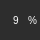
    <widget class="QFrame" name="frame_12">
     <property name="geometry">
      <rect>
       <x>1690</x>
       <y>810</y>
       <width>40</width>
       <height>40</height>
      </rect>
     </property>
     <property name="styleSheet">
      <string notr="true">QFrame{
background-color: rgb(45, 45, 45);
border-radius:20px;
}</string>
     </property>
     <property name="frameShape">
      <enum>QFrame::StyledPanel</enum>
     </property>
     <property name="frameShadow">
      <enum>QFrame::Plain</enum>
     </property>
     <widget class="QWidget" name="horizontalLayoutWidget_12">
      <property name="geometry">
       <rect>
        <x>6</x>
        <y>10</y>
        <width>32</width>
        <height>21</height>
       </rect>
      </property>
      <layout class="QHBoxLayout" name="horizontalLayout_12">
       <item>
        <widget class="QLabel" name="Finential_statistic1_33">
         <property name="styleSheet">
          <string notr="true">color:white;
background-color: rgba(255, 255, 255, 0);
font: 10px;
padding-left:5px;
text-align: right;</string>
         </property>
         <property name="text">
          <string>9</string>
         </property>
         <property name="wordWrap">
          <bool>true</bool>
         </property>
        </widget>
       </item>
       <item>
        <widget class="QLabel" name="Finential_statistic1_34">
         <property name="styleSheet">
          <string notr="true">color:white;
font: 10px;
background-color:rgba(255, 255, 255, 0);</string>
         </property>
         <property name="frameShadow">
          <enum>QFrame::Raised</enum>
         </property>
         <property name="text">
          <string>%</string>
         </property>
         <property name="wordWrap">
          <bool>true</bool>
         </property>
        </widget>
       </item>
      </layout>
     </widget>
    </widget>
